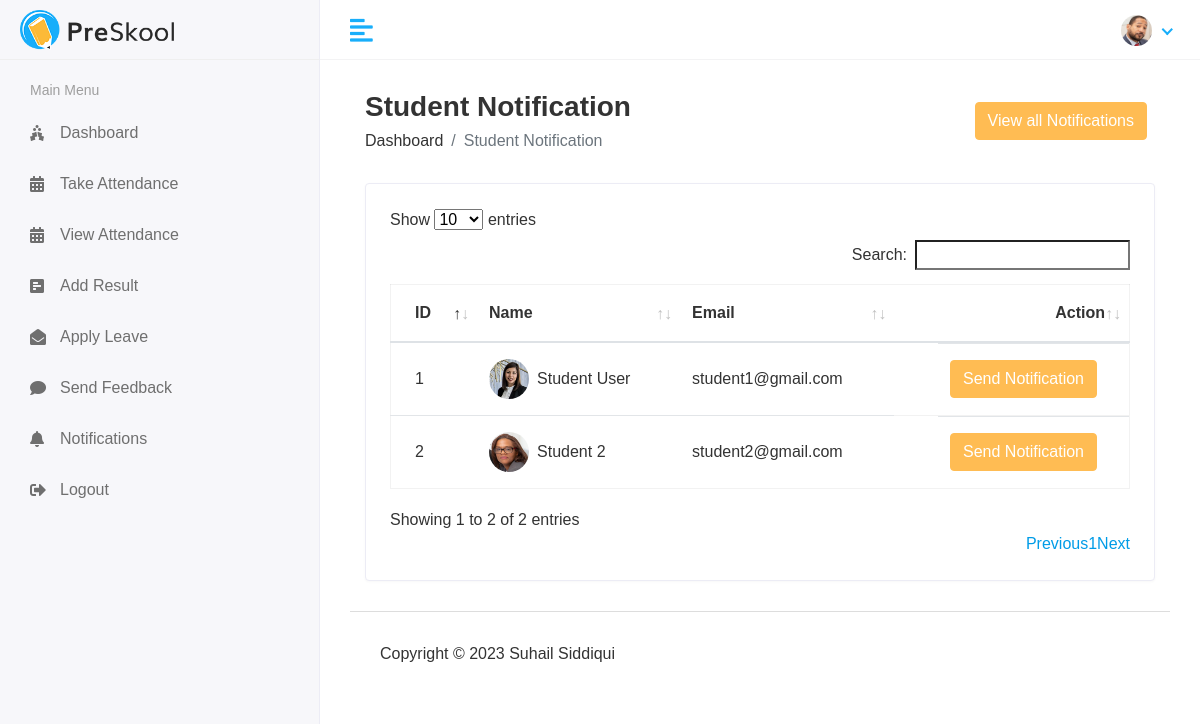
Page /Hod/Student/send_notifications (signed in) on the committed database.
### student_management_app/models.py (models this page shows, shortened)
class CustomUser(AbstractUser):
    HOD = '1'
    STAFF = '2'
    STUDENT = '3'
    EMAIL_TO_USER_TYPE_MAP = {
        'hod': HOD,
        'staff': STAFF,
        'student': STUDENT
    }
    user_type_data = ((1, "HOD"), (2, "Staff"), (3, "Student"))
    user_type = models.CharField(default=1, choices=user_type_data, max_length=10)
    profile_pic = models.ImageField(upload_to='media/profile_pic')

class Student(models.Model):
    admin = models.OneToOneField(CustomUser, on_delete=models.CASCADE)
    address = models.TextField()
    gender = models.CharField(max_length=100)
    course_id = models.ForeignKey(Course, on_delete=models.DO_NOTHING)
    session_year_id = models.ForeignKey(Session_year, on_delete=models.DO_NOTHING)
    updated_at = models.DateTimeField(auto_now_add=True)

### student_management_app/Hodviews.py (the view)
# urls.py: path('Hod/Student/send_notifications',Hodviews.student_send_notifications, name='student_send_notification'),
@login_required(login_url='/')
def student_send_notifications(request):
    student = Student.objects.all()
    notification = Student_notification.objects.all()
    context = {
        'student': student,
        'notification': notification,
    }
    return render(request, 'Hod/student_send_notification.html',context)

### Templates/Hod/student_send_notification.html (shortened to what this page needs)
{% extends "base_hod.html" %} {% block content %}
<div class="content container-fluid">
    <div class="page-header">
        <div class="row align-items-center">
            <div class="col">
                <h3 class="page-title">Student Notification</h3>
                <ul class="breadcrumb">
                    <li class="breadcrumb-item"><a href="#">Dashboard</a></li>
                    <li class="breadcrumb-item active">Student Notification</li>
                </ul>
            </div>
            <div
                class="col-auto text-right float-right ml-auto"
                data-bs-toggle="modal"
                data-bs-target="#exampleModal">
                <button href="#" class="btn btn-primary mr-2">
                    View all Notifications
                </button>
            </div>
        </div>
    </div>
    <div class="row">
        <div class="col-sm-12">
            <div class="card card-table">
                <div class="card-body">
                    <div class="table-responsive">
                        <table id="table_id"
                            class="table table-hover table-center mb-0">
                            <thead>
                                <tr>
                                    <th>ID</th>
                                    <th>Name</th>
                                    <th>Email</th>
                                    <th class="text-right">Action</th>
                                </tr>
                            </thead>
                            <tbody>
                                {% for i in student%}
                                <tr>
                                    <td>{{i.id}}</td>
                                    <td>
                                        <h2 class="table-avatar">
                                            <a
                                                href="student-details.html"
                                                class="avatar avatar-sm mr-2"><img
                                                    class="avatar-img rounded-circle"
                                                    src="/{{i.admin.profile_pic}}"
                                                    alt="User Image" /></a>
                                            <a href="student-details.html">{{i.admin.first_name}}
                                                {{i.admin.last_name}}</a>
                                        </h2>
                                    </td>
                                    <td>{{i.admin.email}}</td>
                                    <td
                                        class="col-auto text-right float-right ml-auto"
                                        data-bs-toggle="modal"
                                        data-bs-target="#exampleModal1-{{forloop.counter}}">
                                        <button href="#"
                                            class="btn btn-primary mr-2">
                                           Send Notification
                                        </button>
                                    </td>
                                </tr>
                                {% endfor %}
                            </tbody>
                        </table>
                    </div>
                </div>
            </div>
        </div>
    </div>
</div>
{% endblock content %}

### Templates/base_hod.html (shortened to what this page needs)
<!DOCTYPE html>
<html lang="en">
   {% load static %}
   {% load active_link_tags %}
   <head>
      <link rel="stylesheet" href="{% static 'assets/plugins/bootstrap/css/bootstrap.min.css' %}">
      <link rel="stylesheet" href="{% static 'assets/plugins/fontawesome/css/fontawesome.min.css' %}">
      <link rel="stylesheet" href="{% static 'assets/plugins/fontawesome/css/all.min.css' %}">
      <link rel="stylesheet" href="{% static 'assets/css/style.css' %}">
       <link rel="stylesheet" href="{% static 'assets/plugins/datatables/datatables.min.css' %}">
   </head>
   <body>
      <div class="main-wrapper">
         <div class="header">
            <div class="header-left">
               <a href="index.html" class="logo">
               <img src="{% static 'assets/img/logo.png' %}" alt="Logo">
               </a>
            </div>
             <a href="#" id="toggle_btn">
             <i class="fas fa-align-left"></i>
             </a>
             <ul class="nav user-menu">
                <li class="nav-item dropdown has-arrow">
                   <a href="#" class="dropdown-toggle nav-link" data-toggle="dropdown">
                     {% if user.profile_pic == "" %}
                     <span class="user-img"><img class="rounded-circle" src="{% static 'assets/img/login.jpg' %}"  width="31"></span>
                     {% else %}
                   <span class="user-img"><img class="rounded-circle" src="/{{user.profile_pic}}"  width="31"></span>
                     {% endif %}
                   </a>
                </li>
             </ul>
         </div>
         <div class="sidebar" id="sidebar">
            <div class="sidebar-inner slimscroll">
               <div id="sidebar-menu" class="sidebar-menu">
                  {% if user.user_type == '1' %}
                  <ul>
                     <li class="menu-title">
                        <span>Main Menu</span>
                     </li>
                     <li class="{% active_link 'hod_home' 'active' %}">
                       <a href="{% url 'hod_home' %}"><i class="fas fa-user-graduate"></i> <span>Dashboard</span></a>
                     </li>
                     <li class="submenu {% active_link 'view_student' 'active' %} {% active_link 'add_student' 'active' %}">
                        <a href="#"><i class="fas fa-user-graduate"></i> <span>Students</span> <span class="menu-arrow"></span></a>
                        <ul>
                           <li><a href="{% url 'view_student' %}">View Student</a></li>
                           <li><a href="{% url 'add_student'%}">Add Student</a></li>
                        </ul>
                     </li>
                     <li class="submenu {% active_link 'view_staff' 'active' %} {% active_link 'add_staff' 'active' %}">
                        <a href="#"><i class="fas fa-chalkboard-teacher"></i> <span> Staff</span> <span class="menu-arrow"></span></a>
                        <ul>
                           <li><a href="{% url 'view_staff' %}">View Staff</a></li>
                           <li><a href="{% url 'add_staff' %}">Add Staff </a></li>
                        </ul>
                     </li>
                     <li class="submenu {% active_link 'view_course' 'active' %} {% active_link 'add_course' 'active' %}">
                        <a href="#"><i class="fa fa-graduation-cap"></i> <span> Courses</span> <span class="menu-arrow"></span></a>
                        <ul>
                           <li><a href="{% url 'view_course' %}">Course List</a></li>
                           <li><a href="{% url 'add_course' %}">Add Course </a></li>
                        </ul>
                     </li>
                     <li class="submenu {% active_link 'view_subject' 'active' %} {% active_link 'add_subject' 'active' %}">
                        <a href="#"><i class="fas fa-book-reader"></i> <span> Subjects</span> <span class="menu-arrow"></span></a>
                        <ul>
                           <li><a href="{% url 'view_subject' %}">Subject List</a></li>
                           <li><a href="{% url 'add_subject' %}">Add Subject </a></li>
                        </ul>
                     </li>
                     <li class="submenu {% active_link 'view_session' 'active' %} {% active_link 'add_session' 'active' %}">
                        <a href="#"><i class="fa fa-clock"></i> <span> Sessions</span> <span class="menu-arrow"></span></a>
                        <ul>
                           <li><a href="{% url 'view_session' %}">Session List</a></li>
                           <li><a href="{% url 'add_session' %}">Add Session </a></li>
                        </ul>
                     </li>
                     <li  class="{% active_link 'staff_send_notification' 'active' %}">
                       <a href="{% url 'staff_send_notification' %}"><i class="fa fa-bell"></i> <span> Send Staff Notification</span></a>
                     </li>
                     <li  class="{% active_link 'student_send_notification' 'active' %}">
                       <a href="{% url 'student_send_notification' %}"><i class="fa fa-bell"></i> <span> Send Student Notification</span></a>
                     </li>
                     <li  class="{% active_link 'view_attendance' 'active' %}">
                       <a href="{% url 'view_attendance' %}"><i class="fa fa-calendar-alt"></i> <span> View Attendance</span></a>
                     </li>
                     <li class="{% active_link 'staff_feedback_reply' 'active' %}">
                       <a href="{% url 'staff_feedback_reply' %}"><i class="fas fa-comments"></i> <span> Staff Feedback</span></a>
                     </li>
                     <li class="{% active_link 'student_feedback_reply' 'active' %}">
                       <a href="{% url 'student_feedback_reply' %}"><i class="fas fa-comments"></i> <span> Student Feedback</span></a>
                     </li>
                     <li class="{% active_link 'staff_leave_view' 'active' %}">
                       <a href="{% url 'staff_leave_view' %}"><i class="fas fa-envelope"></i> <span> Staff Leave</span></a>
                     </li>
                     <li class="{% active_link 'student_leave_view' 'active' %}">
                       <a href="{% url 'student_leave_view' %}"><i class="fas fa-envelope"></i> <span> Student Leave</span></a>
                     </li>
                     <li class="{% active_link '#' 'active' %}">
                       <a href="{% url 'dologout' %}"><i class="fa fa-sign-out-alt"></i> <span> Logout</span></a>
                     </li>
                  </ul>
                  {% elif user.user_type == '2' %}
                  <ul>
                     <li class="menu-title">
                        <span>Main Menu</span>
                     </li>
                     <li class="{% active_link 'staff_home' 'active' %}">
                       <a href="{% url 'staff_home' %}"><i class="fas fa-holly-berry"></i> <span>Dashboard</span></a>
                     </li>
                     <li class="{% active_link 'staff_take_attendance' 'active' %}">
                       <a href="{% url 'staff_take_attendance' %}"><i class="fa fa-calendar-alt"></i> <span>Take Attendance</span></a>
                     </li>
                     <li class="{% active_link 'staff_view_attendance' 'active' %}">
                       <a href="{% url 'staff_view_attendance' %}"><i class="fa fa-calendar-alt"></i> <span>View Attendance</span></a>
                     </li>
                     <li class="{% active_link 'staff_add_result' 'active' %}">
                       <a href="{% url 'staff_add_result' %}"><i class="fas fa-poll-h"></i> <span>Add Result</span></a>
                     </li>
                     <li class="{% active_link 'staff_apply_leave' 'active' %}">
                       <a href="{% url 'staff_apply_leave' %}"><i class="fas fa-envelope-open"></i> <span>Apply Leave</span></a>
                     </li>
                     <li class="{% active_link 'staff_send_feedback' 'active' %}">
                       <a href="{% url 'staff_send_feedback' %}"><i class="fas fa-comment"></i> <span>Send Feedback</span></a>
                     </li>
                     <li class="{% active_link 'notifications' 'active' %}">
                       <a href="{% url 'notifications' %}"><i class="fas fa-bell"></i> <span>Notifications</span></a>
                     </li>
                     <li class="{% active_link '#' 'active' %}">
                        <a href="{% url 'dologout' %}"><i class="fa fa-sign-out-alt"></i> <span> Logout</span></a>
                      </li>
                  </ul>
                  {% endif %}
               </div>
            </div>
        </div>
         <div class="page-wrapper">
            <div class="content container-fluid">
               {% block content %}
               {% endblock content %}
               <footer>
                  <p>Copyright © 2023 Suhail Siddiqui</p>
              </footer>
            </div>
         </div>
      </div>
 </body>
</html>

### rows in the picture
CustomUser: profile_pic (picture)
Student: id "1", admin.profile_pic (picture), admin.first_name "Student", admin.last_name "User", admin.email "student1@gmail.com"
Student: id "2", admin.profile_pic (picture), admin.first_name "Student", admin.last_name "2", admin.email "student2@gmail.com"
